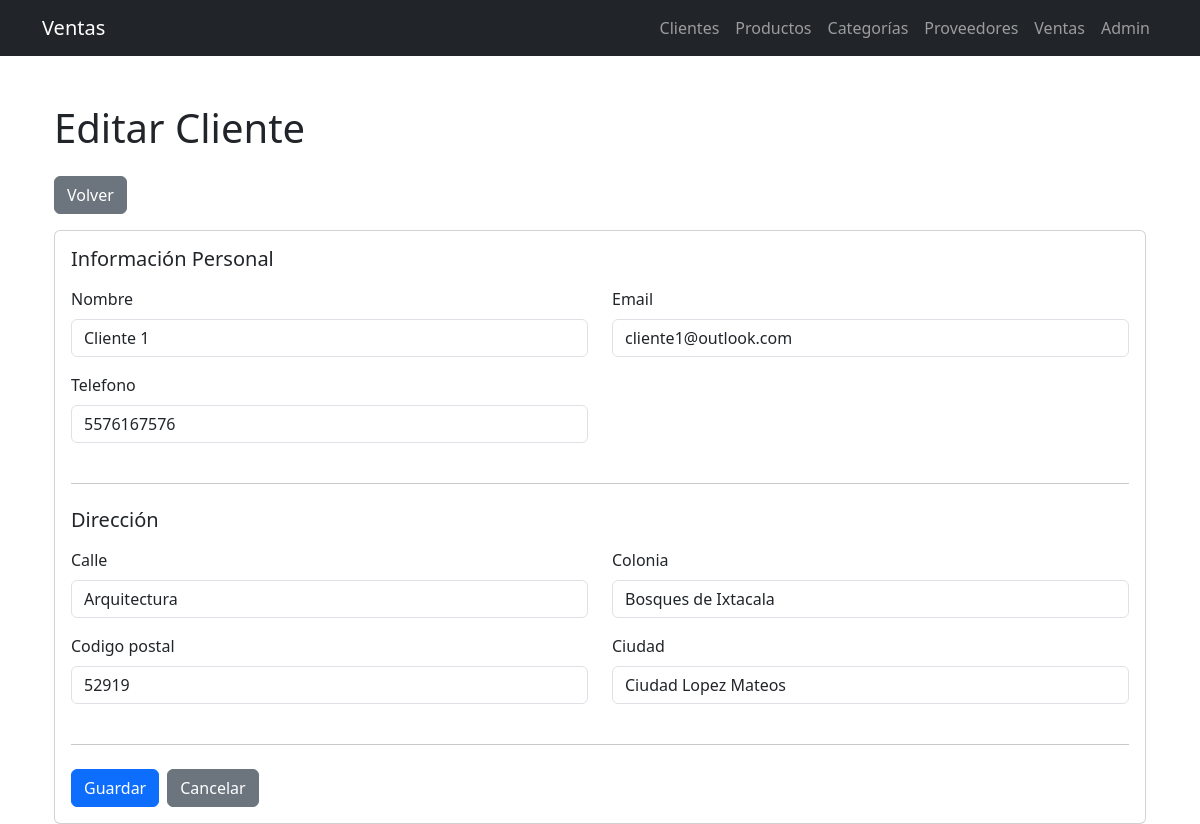
Page /clientes/1/editar/ on the committed database.
### ventas/infrastructure/django_models/__init__.py (models this page shows, shortened)
class ClienteModel(models.Model):
    nombre = models.CharField(max_length=100)
    email = models.EmailField(blank=True, null=True)
    calle = models.CharField(max_length=255, blank=True, null=True)
    colonia = models.CharField(max_length=100, blank=True, null=True)
    codigo_postal = models.CharField(max_length=10, blank=True, null=True)
    ciudad = models.CharField(max_length=100, blank=True, null=True)
    telefono = models.CharField(max_length=20, blank=True, null=True)

### ventas/views.py (the view)
# urls.py: path('clientes/<int:cliente_id>/editar/', views.editar_cliente, name='editar_cliente'),
@require_http_methods(["GET", "POST"])
def editar_cliente(request, cliente_id):
    cliente_model = get_object_or_404(ClienteModel, id=cliente_id)
    if request.method == 'POST':
        form = ClienteForm(request.POST, instance=cliente_model)
        if form.is_valid():
            cliente_model = form.save()
            cliente_service.update_cliente(cliente_id, cliente_model)
            return redirect('lista_clientes')
    else:
        form = ClienteForm(instance=cliente_model)
    return render(request, 'ventas/clientes/formulario.html', {'form': form, 'titulo': 'Editar Cliente', 'id': cliente_id})

### ventas/forms.py
class ClienteForm(forms.ModelForm):
    class Meta:
        model = ClienteModel
        fields = ['nombre', 'email', 'calle', 'colonia', 'codigo_postal', 'ciudad', 'telefono']
        widgets = {
            'nombre': forms.TextInput(attrs={'class': 'form-control', 'placeholder': 'Nombre del cliente'}),
            'email': forms.EmailInput(attrs={'class': 'form-control', 'placeholder': 'Correo electrónico'}),
            'calle': forms.TextInput(attrs={'class': 'form-control', 'placeholder': 'Calle'}),
            'colonia': forms.TextInput(attrs={'class': 'form-control', 'placeholder': 'Colonia'}),
            'codigo_postal': forms.TextInput(attrs={'class': 'form-control', 'placeholder': 'Código Postal'}),
            'ciudad': forms.TextInput(attrs={'class': 'form-control', 'placeholder': 'Ciudad'}),
            'telefono': forms.TextInput(attrs={'class': 'form-control', 'placeholder': 'Teléfono'}),
        }

### ventas/templates/ventas/clientes/formulario.html (shortened to what this page needs)
{% extends "ventas/base.html" %}
{% block content %}
<div class="container mt-5">
    <h1 class="mb-4">{{ titulo }}</h1>
    <a href="{% url 'lista_clientes' %}" class="btn btn-secondary mb-3">Volver</a>
    <div class="card">
        <div class="card-body">
            <form method="post" class="needs-validation" novalidate>
                <h5 class="mb-3">Información Personal</h5>
                <div class="row">
                    <div class="col-md-6 mb-3">
                        <label class="form-label">{{ form.nombre.label }}</label>
                        {{ form.nombre }}
                    </div>
                    <div class="col-md-6 mb-3">
                        <label class="form-label">{{ form.email.label }}</label>
                        {{ form.email }}
                    </div>
                </div>
                <div class="row">
                    <div class="col-md-6 mb-3">
                        <label class="form-label">{{ form.telefono.label }}</label>
                        {{ form.telefono }}
                    </div>
                </div>
                <hr class="my-4">
                <h5 class="mb-3">Dirección</h5>
                <div class="row">
                    <div class="col-md-6 mb-3">
                        <label class="form-label">{{ form.calle.label }}</label>
                        {{ form.calle }}
                    </div>
                    <div class="col-md-6 mb-3">
                        <label class="form-label">{{ form.colonia.label }}</label>
                        {{ form.colonia }}
                    </div>
                </div>
                <div class="row">
                    <div class="col-md-6 mb-3">
                        <label class="form-label">{{ form.codigo_postal.label }}</label>
                        {{ form.codigo_postal }}
                    </div>
                    <div class="col-md-6 mb-3">
                        <label class="form-label">{{ form.ciudad.label }}</label>
                        {{ form.ciudad }}
                    </div>
                </div>
                <hr class="my-4">
                <div class="d-flex gap-2">
                    <button type="submit" class="btn btn-primary">
                         Guardar
                    </button>
                    <a href="{% url 'lista_clientes' %}" class="btn btn-secondary">Cancelar</a>
                </div>
            </form>
        </div>
    </div>
</div>
{% endblock %}

### ventas/templates/ventas/clientes/formulario.html (style rules this page uses)
input, select { border: 1px solid #ddd; border-radius: 4px; padding: 8px 12px; font-size: 14px; width: 100%; }

### rows in the picture
ClienteModel: nombre "Cliente 1", email "cliente1@outlook.com", telefono "5576167576", calle "Arquitectura", colonia "Bosques de Ixtacala", codigo_postal "52919", ciudad "Ciudad Lopez Mateos"

### other values in the picture
{{ titulo }} "Editar Cliente"
